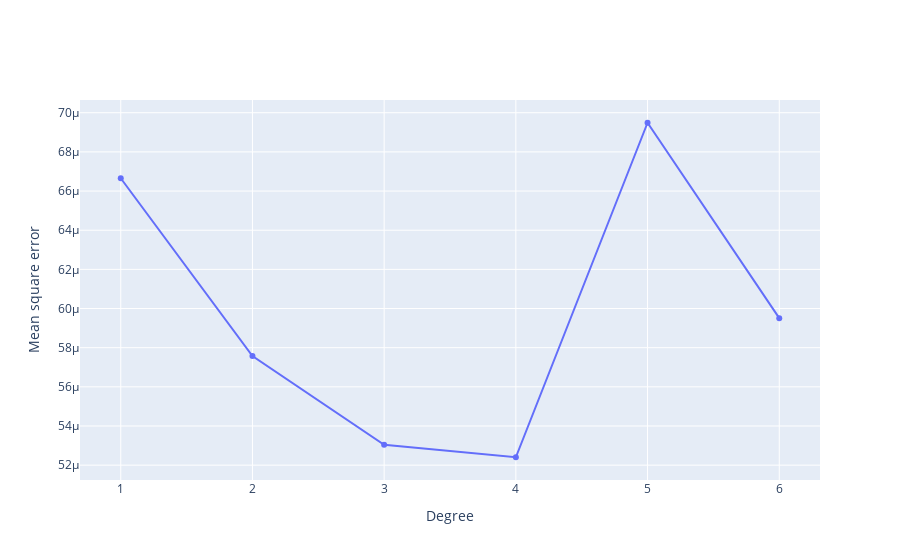

Notebook code for this chart:
### Code cell
fig = go.Figure()
fig.add_traces(
    go.Scatter(x=degrees, y=mse)
)
fig.update_layout(
    xaxis_title='Degree',
    yaxis_title='Mean square error',
)
fig.show()

### Figure 1 — Plotly figure (JSON) as saved in the notebook; plotly's stock layout.template omitted (floating-point values rounded to 4 significant figures)
{"data": [{"type": "scatter", "x": [1, 2, 3, 4, 5, 6], "y": [6.665e-05, 5.757e-05, 5.304e-05, 5.24e-05, 6.949e-05, 5.951e-05]}], "layout": {"xaxis": {"title": {"text": "Degree"}}, "yaxis": {"title": {"text": "Mean square error"}}}}
